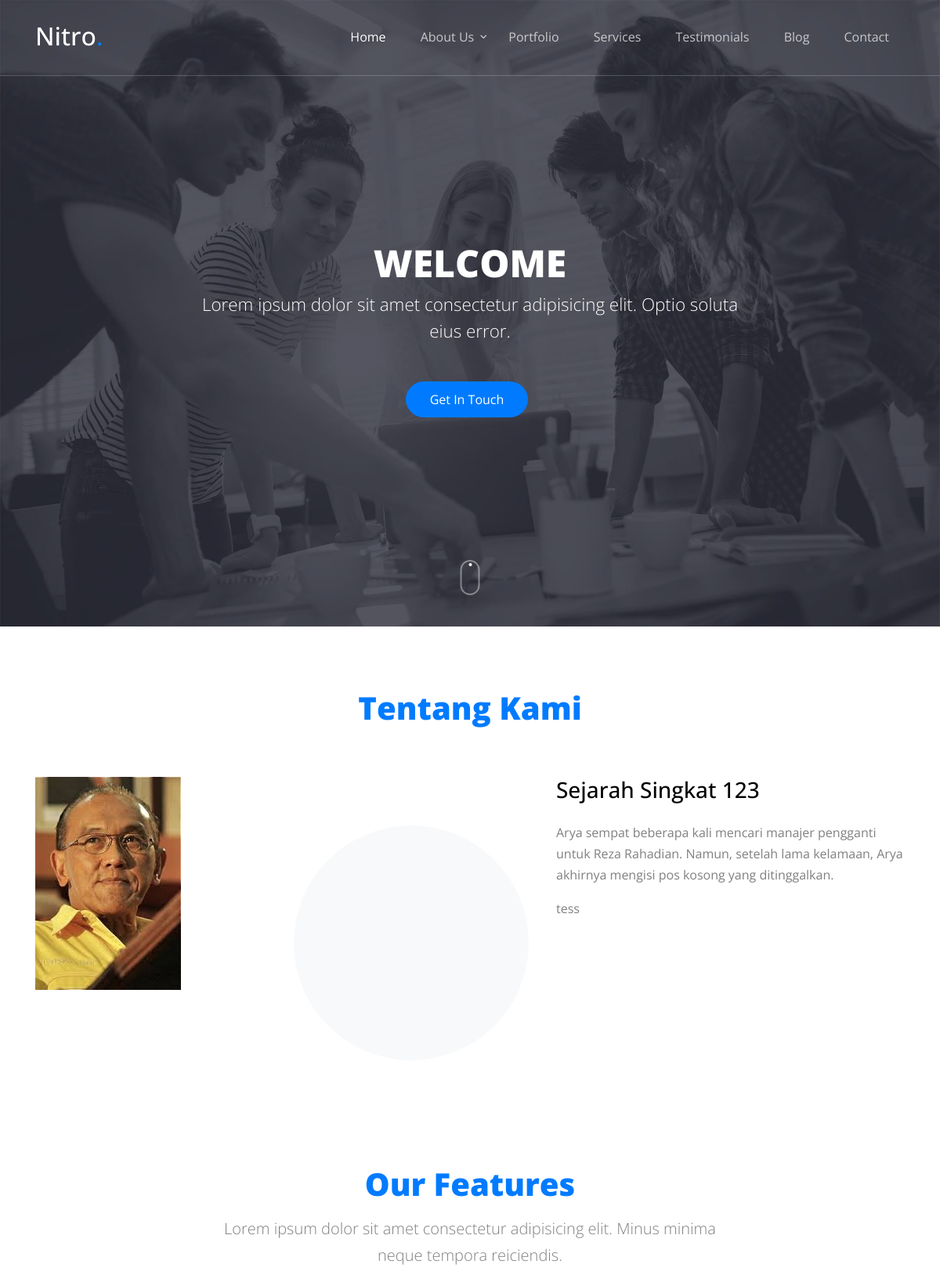
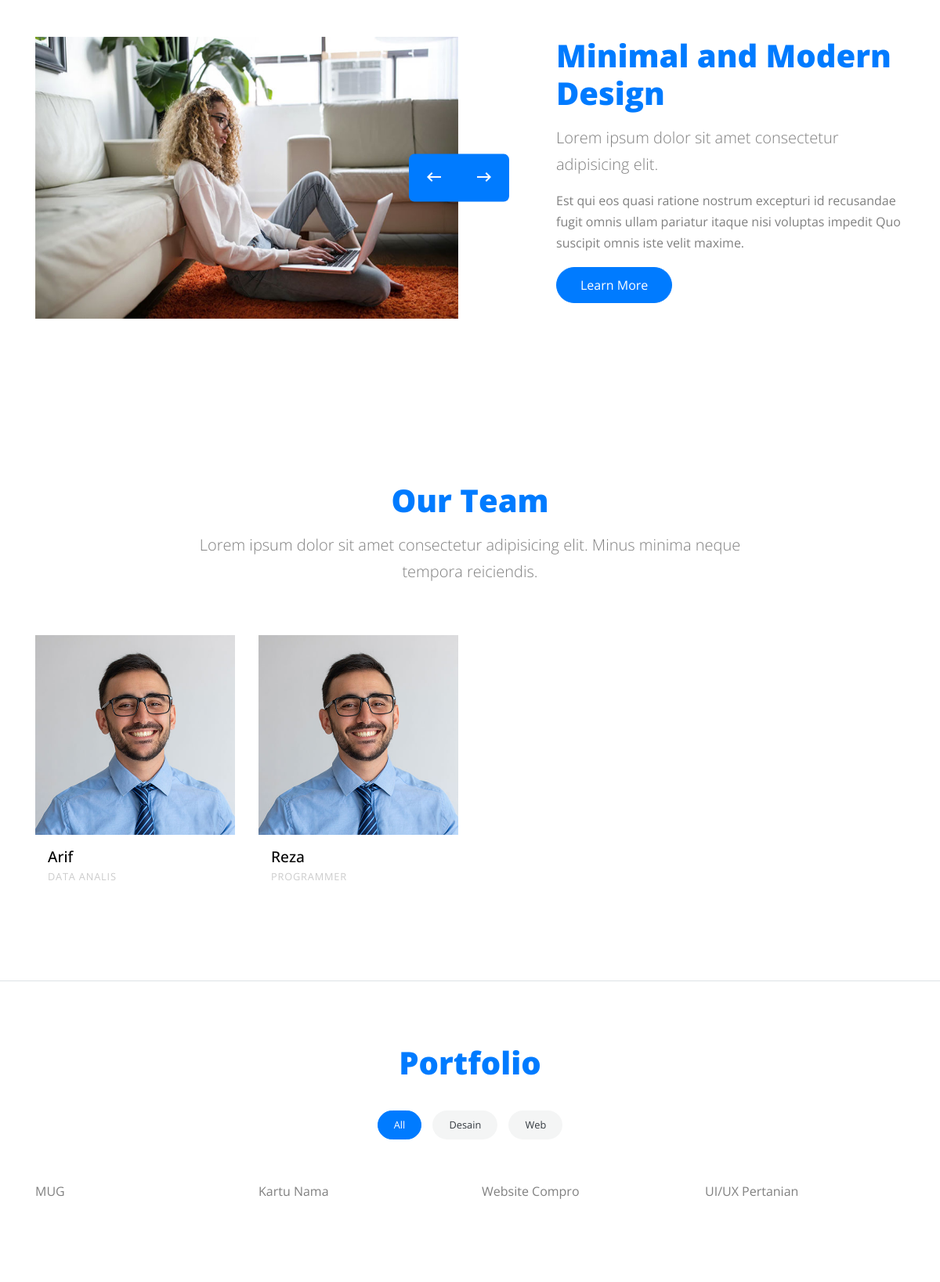
The page / (upper part) on the database its author committed (2 pictures, top to bottom).
### tables this page shows
CREATE TABLE `profiles` (
  `id` int(11) NOT NULL,
  `profile_name` varchar(45) DEFAULT NULL,
  `description` text DEFAULT NULL,
  `photo` varchar(100) DEFAULT NULL
);

CREATE TABLE `teams` (
  `id` int(11) NOT NULL,
  `name` varchar(50) NOT NULL,
  `position_name` varchar(50) NOT NULL,
  `photo` varchar(100) NOT NULL,
  `status` tinyint(1) NOT NULL DEFAULT 1,
  `created_at` timestamp NOT NULL DEFAULT current_timestamp(),
  `updated_at` timestamp NULL DEFAULT NULL ON UPDATE current_timestamp()
);

CREATE TABLE `categories` (
  `id` int(11) NOT NULL,
  `name` varchar(50) NOT NULL
);

CREATE TABLE `portofolios` (
  `id` int(11) NOT NULL,
  `id_category` int(11) NOT NULL,
  `name_porto` varchar(50) NOT NULL
);

### index.php (the view, shortened to what this page needs)
<?php
include 'admin/config/koneksi.php';
$queryProfile = mysqli_query($config, "SELECT * FROM profiles ORDER BY id DESC");
$rowProfile   = mysqli_fetch_assoc($queryProfile);
$queryTeams = mysqli_query($config, "SELECT * FROM teams ORDER BY id DESC");
$rowTeams   = mysqli_fetch_all($queryTeams, MYSQLI_ASSOC);
$queryCategories = mysqli_query($config, "SELECT * FROM categories ORDER BY id DESC");
$rowCategories   = mysqli_fetch_all($queryCategories, MYSQLI_ASSOC);
$queryPorto = mysqli_query($config, "SELECT * FROM portofolios ORDER BY id DESC");
$rowPorto  = mysqli_fetch_all($queryPorto, MYSQLI_ASSOC);
?>
<!doctype html>
<html lang="en">
<head>
    <link rel="stylesheet" href="depan/fonts/icomoon/style.css">
    <link rel="stylesheet" href="depan/css/bootstrap.min.css">
    <link rel="stylesheet" href="depan/css/jquery-ui.css">
    <link rel="stylesheet" href="depan/css/owl.carousel.min.css">
    <link rel="stylesheet" href="depan/css/owl.theme.default.min.css">
    <link rel="stylesheet" href="depan/css/owl.theme.default.min.css">
    <link rel="stylesheet" href="depan/css/jquery.fancybox.min.css">
    <link rel="stylesheet" href="depan/css/bootstrap-datepicker.css">
    <link rel="stylesheet" href="depan/fonts/flaticon/font/flaticon.css">
    <link rel="stylesheet" href="depan/css/aos.css">
    <link rel="stylesheet" href="depan/css/style.css">
</head>
<body data-spy="scroll" data-target=".site-navbar-target" data-offset="300">
    <div class="site-wrap">
        <header class="site-navbar py-4 js-sticky-header site-navbar-target" role="banner">
            <div class="container">
                <div class="row align-items-center">
                    <div class="col-6 col-xl-2">
                        <h1 class="mb-0 site-logo"><a href="index.html" class="h2 mb-0">Nitro<span class="text-primary">.</span> </a></h1>
                    </div>
                    <div class="col-12 col-md-10 d-none d-xl-block">
                        <nav class="site-navigation position-relative text-right" role="navigation">
                            <ul class="site-menu main-menu js-clone-nav mr-auto d-none d-lg-block">
                                <li><a href="#home-section" class="nav-link">Home</a></li>
                                <li class="has-children">
                                    <a href="#about-section" class="nav-link">About Us</a>
                                </li>
                                <li><a href="#portfolio-section" class="nav-link">Portfolio</a></li>
                                <li><a href="#services-section" class="nav-link">Services</a></li>
                                <li><a href="#testimonials-section" class="nav-link">Testimonials</a></li>
                                <li><a href="#blog-section" class="nav-link">Blog</a></li>
                                <li><a href="#contact-section" class="nav-link">Contact</a></li>
                            </ul>
                        </nav>
                    </div>
                </div>
            </div>
        </header>
        <div class="site-blocks-cover overlay" style="background-image: url(images/hero_2.jpg);" data-aos="fade" id="home-section">
            <div class="container">
                <div class="row align-items-center justify-content-center">
                    <div class="col-md-8 mt-lg-5 text-center">
                        <h1 class="text-uppercase" data-aos="fade-up">Welcome</h1>
                        <p class="mb-5 desc" data-aos="fade-up" data-aos-delay="100">Lorem ipsum dolor sit amet consectetur adipisicing elit. Optio soluta eius error.</p>
                        <div data-aos="fade-up" data-aos-delay="100">
                            <a href="#contact-section" class="btn smoothscroll btn-primary mr-2 mb-2">Get In Touch</a>
                        </div>
                    </div>
                </div>
            </div>
            <a href="#about-section" class="mouse smoothscroll">
                <span class="mouse-icon">
                    <span class="mouse-wheel"></span>
                </span>
            </a>
        </div>
        <div class="site-section cta-big-image" id="about-section">
            <div class="container">
                <div class="row mb-5">
                    <div class="col-12 text-center" data-aos="fade">
                        <h2 class="section-title mb-3">Tentang Kami</h2>
                    </div>
                </div>
                <div class="row">
                    <div class="col-lg-6 mb-5" data-aos="fade-up" data-aos-delay="">
                        <figure class="circle-bg">
                            <img src="admin/uploads/<?php echo isset($rowProfile['photo']) ? $rowProfile['photo'] : '' ?>" alt="Image" class="img-fluid">
                        </figure>
                    </div>
                    <div class="col-lg-5 ml-auto" data-aos="fade-up" data-aos-delay="100">
                        <div class="mb-4">
                            <h3 class="h3 mb-4 text-black">
                                <?php echo isset($rowProfile['profile_name']) ? $rowProfile['profile_name'] : '' ?>
                            </h3>
                            <?php echo isset($rowProfile['description']) ? $rowProfile['description'] : '' ?>
                        </div>
                    </div>
                </div>
            </div>
        </div>
        <section class="site-section">
            <div class="container">
                <div class="row mb-5 justify-content-center">
                    <div class="col-md-7 text-center">
                        <h2 class="section-title mb-3" data-aos="fade-up" data-aos-delay="">Our Features</h2>
                        <p class="lead" data-aos="fade-up" data-aos-delay="100">Lorem ipsum dolor sit amet consectetur adipisicing elit. Minus minima neque tempora reiciendis.</p>
                    </div>
                </div>
                <div class="row">
                    <div class="col-lg-6 mb-5" data-aos="fade-up" data-aos-delay="">
                        <div class="owl-carousel slide-one-item-alt">
                            <img src="images/slide_1.jpg" alt="Image" class="img-fluid">
                        </div>
                        <div class="custom-direction">
                            <a href="#" class="custom-prev"><span><span class="icon-keyboard_backspace"></span></span></a><a href="#" class="custom-next"><span><span class="icon-keyboard_backspace"></span></span></a>
                        </div>
                    </div>
                    <div class="col-lg-5 ml-auto" data-aos="fade-up" data-aos-delay="100">
                        <div class="owl-carousel slide-one-item-alt-text">
                            <div>
                                <h2 class="section-title mb-3">Minimal and Modern Design</h2>
                                <p class="lead">Lorem ipsum dolor sit amet consectetur adipisicing elit.</p>
                                <p>Est qui eos quasi ratione nostrum excepturi id recusandae fugit omnis ullam pariatur itaque nisi voluptas impedit Quo suscipit omnis iste velit maxime.</p>
                                <p><a href="#" class="btn btn-primary mr-2 mb-2">Learn More</a></p>
                            </div>
                        </div>
                    </div>
                </div>
            </div>
        </section>
        <section class="site-section border-bottom" id="team-section">
            <div class="container">
                <div class="row mb-5 justify-content-center">
                    <div class="col-md-8 text-center">
                        <h2 class="section-title mb-3" data-aos="fade-up" data-aos-delay="">Our Team</h2>
                        <p class="lead" data-aos="fade-up" data-aos-delay="100">Lorem ipsum dolor sit amet consectetur adipisicing elit. Minus minima neque tempora reiciendis.</p>
                    </div>
                </div>
                <div class="row">
                    <?php foreach ($rowTeams as $team): ?>
                        <div class="col-md-6 col-lg-3 mb-4" data-aos="fade-up" data-aos-delay="">
                            <div class="team-member">
                                <figure>
                                    <img src="images/person_5.jpg" alt="Image" class="img-fluid">
                                </figure>
                                <div class="p-3">
                                    <h3><?php echo $team['name'] ?></h3>
                                    <span class="position"><?php echo $team['position_name'] ?></span>
                                </div>
                            </div>
                        </div>
                    <?php endforeach ?>
                </div>
            </div>
        </section>
        <section class="site-section" id="portfolio-section">
            <div class="container">
                <div class="row mb-3">
                    <div class="col-12 text-center" data-aos="fade">
                        <h2 class="section-title mb-3">Portfolio</h2>
                    </div>
                </div>
                <div class="row justify-content-center mb-5" data-aos="fade-up">
                    <div id="filters" class="filters text-center button-group col-md-7">
                        <button class="btn btn-primary active" data-filter="*">All</button>
                        <?php foreach ($rowCategories as $category): ?>
                            <button class="btn btn-primary" data-filter=".<?php echo $category['id'] ?>"><?php echo $category['name'] ?></button>
                        <?php endforeach ?>
                    </div>
                </div>
                <div id="posts" class="row no-gutter">
                    <?php foreach ($rowPorto as $key => $porto): ?>
                        <div class="item <?php echo $portco['id_category'] ?> col-sm-6 col-md-4 col-lg-4 col-xl-3 mb-4">
                            <?php echo $porto['name_porto']; ?>
                        </div>
                    <?php endforeach ?>
                </div>
            </div>
        </section>
    </div>
</body>
</html>

### rows shown on the page
profiles: photo (picture), profile_name "Sejarah Singkat 123", description "Arya sempat beberapa kali mencari manajer pengganti untuk Reza Rahadian. Namun, setelah lama kelamaan, Arya akhirnya mengisi pos kosong yang ditinggalkan. tess"
teams: name "Arif", position_name "DATA ANALIS"
teams: name "Reza", position_name "PROGRAMMER"
categories: name "Desain"
categories: name "Web"
portofolios: name_porto "MUG"
portofolios: name_porto "Kartu Nama"
portofolios: name_porto "Website Compro"
portofolios: name_porto "UI/UX Pertanian"
